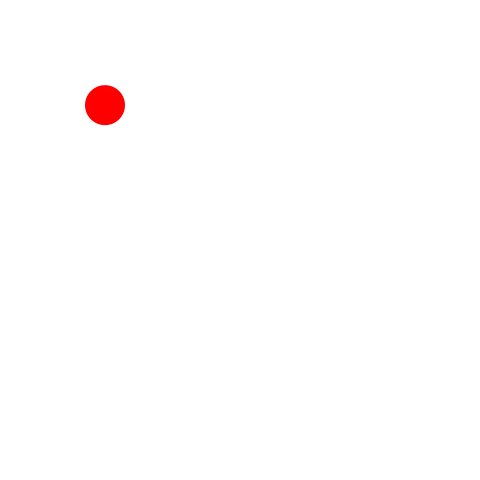
Frame 1 (no input)
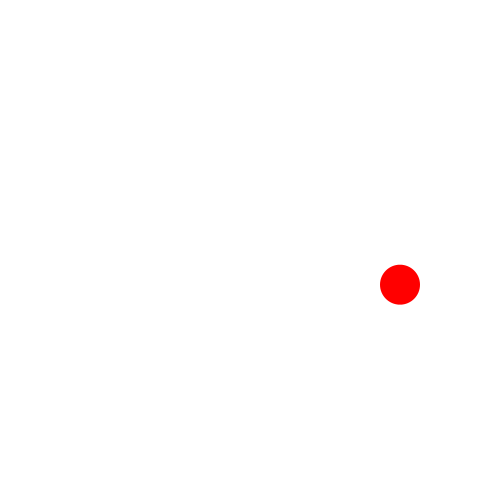
Frame 60 (the mouse pressed at the canvas centre just before this capture)
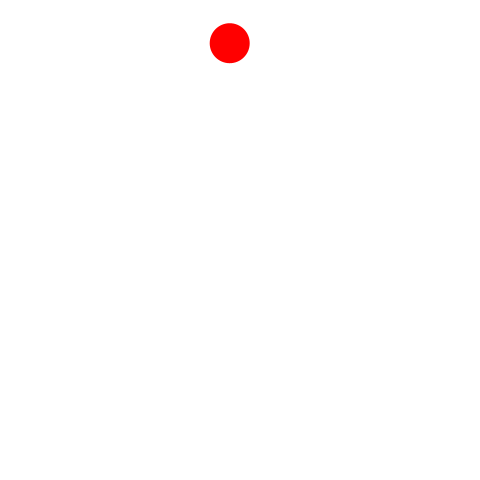
Frame 120 (the mouse held since frame 60 and released just before this capture)

The Processing sketch that drew these frames (run headless with seeded random() and noise(); from frame 60 on, the mouse is pressed at the canvas centre):

// Processing sketch: ballColorChanging_oo1
// ── ballColorChanging_oo1.pde
final float vx0min = -7;            // vxの初期値の下限
final float vx0max = 5;             // vxの初期値の上限
final float vy0min = 4;             // vyの初期値の下限
final float vy0max = 15;            // vyの初期値の上限
final float fps = 60;               // 1秒間あたりのフレーム数
final float gravity = 9.8 / fps;    // 1フレームあたりの重力加速度
final float elas = 0.98;            // 反発係数
final float D = 40;                 // ボールの直径
final float hueMax = 360.0;         // 色相の最大値
Ball Ball0;

void setup() {
  frameRate(fps);
  size(480, 480);
  noStroke();
  colorMode(HSB, hueMax, 100, 100);
  fill(0, 0, 0);
  // ボールの中心のx座標
  // ボールの中心のy座標
  // ボールの速度のx成分
  // ボールの速度のy成分をコンストラクタで決定(コンストラクタがなければランダム)
  Ball0=new Ball(100, 100, 5, 5);//
  Ball0.setd(D);  //ボールの大きさ
}

void draw() {
  background(0, 0, 100);
  Ball0.move();
  Ball0.draw();
  ellipse(Ball0.X, Ball0.Y, Ball0.d, Ball0.d);
}

class Ball {
  float X  =0;
  float Y  =0;
  float VX =0;
  float VY =0;
  float d ;
  float bounds;
  float Hue;
  boolean oneshot;
  void setd(float D) {
    this.d = D;
  }

  Ball(float X, float Y, float VX, float VY) {
    this.X = X;
    this.Y = Y;
    this.VX = VX;
    this.VY = VY;
  }
  Ball() {
    this.X = random(this.d/ 2, width - this.d / 2);
    this.Y = random(this.d / 2, height / 5);
    this.VX = random(vx0min, vx0max);
    this.VY = random(vy0min, vy0max);
  }

  void move() {
    X  += VX;          // ボールが速度ぶん移動する
    VY += gravity;           // 速度のy成分に重力加速度を加算する
    Y  += VY;          // ボールが速度ぶん移動する
    if (X < d / 2) {
      VX = - VX * elas;
      X = d / 2;
      bounds++;
    } else if (X > width - d / 2) {
      VX = - VX  * elas;
      X = width - d / 2;
      bounds++;
    }
    if (Y > height - d / 2) {
      VY = - VY * elas;
      Y = height - d / 2;
      bounds++;
    } else if (Y < d / 2) {
      VY = - VY * elas;
      Y = d / 2;
      bounds++;
    }
    bounds%=3;
    if (bounds==0&&oneshot) {
      Hue+=60;
      Hue%=360;
      oneshot=false;
    }
    if (bounds==1) {
      oneshot=true;
    }
    System.out.println("X座標は"+X+"."+"Y座標は"+Y+"."+"Xの加速度は"+VX+"."+"Yの加速度は"+VY+"."+"ボールの直径は"+d+"."+bounds+"."+Hue);
  }
  void draw() {
    fill(Hue, 100, 100);
  }
}
